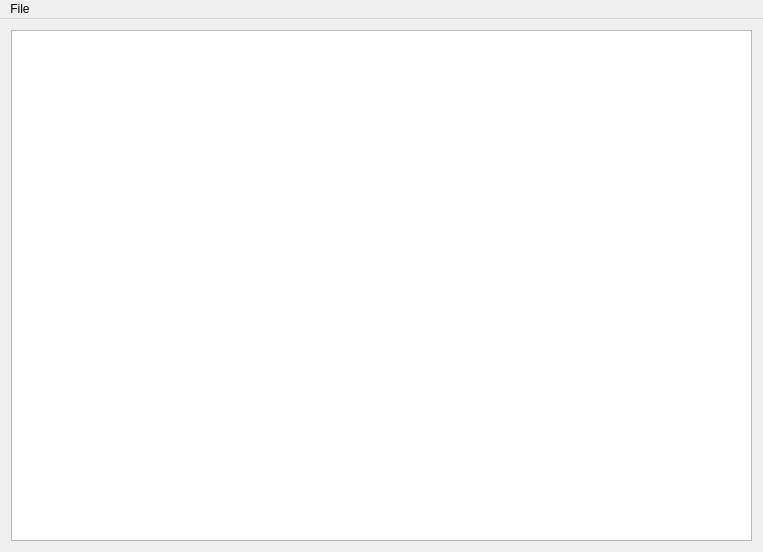
<?xml version="1.0" encoding="UTF-8"?>
<ui version="4.0">
 <class>MainWindowClass</class>
 <widget class="QMainWindow" name="MainWindowClass">
  <property name="geometry">
   <rect>
    <x>0</x>
    <y>0</y>
    <width>763</width>
    <height>552</height>
   </rect>
  </property>
  <property name="windowTitle">
   <string>MainWindow</string>
  </property>
  <widget class="QWidget" name="centralWidget">
   <layout class="QHBoxLayout" name="horizontalLayout">
    <item>
     <widget class="QPlainTextEdit" name="plainTextEdit"/>
    </item>
   </layout>
  </widget>
  <widget class="QMenuBar" name="menuBar">
   <property name="geometry">
    <rect>
     <x>0</x>
     <y>0</y>
     <width>763</width>
     <height>24</height>
    </rect>
   </property>
   <widget class="QMenu" name="menuFile">
    <property name="title">
     <string>File</string>
    </property>
    <addaction name="actionOpen"/>
   </widget>
   <addaction name="menuFile"/>
  </widget>
  <action name="actionOpen">
   <property name="text">
    <string>Open</string>
   </property>
  </action>
 </widget>
 <layoutdefault spacing="6" margin="11"/>
 <resources/>
 <connections/>
</ui>
